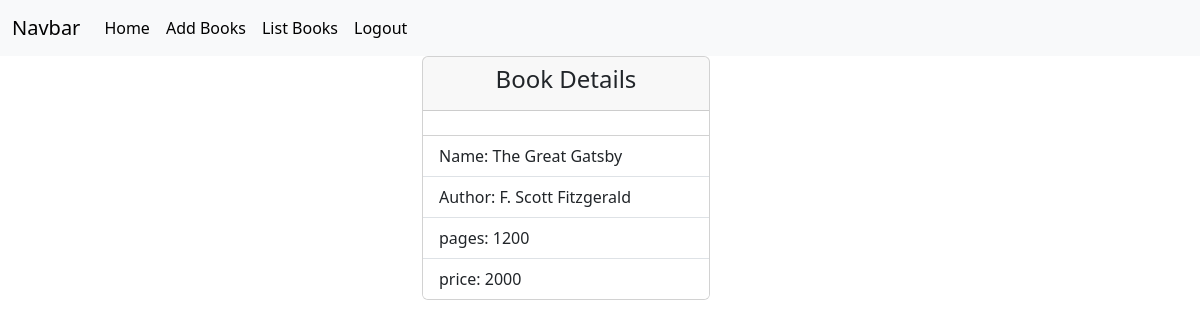
Screenshot of /book/11 (signed in) with the database file from the repository.
### book/models.py (models this page shows, shortened)
class Books(models.Model):
    name=models.CharField(max_length=100)
    author=models.CharField(max_length=100)
    pages=models.PositiveIntegerField()
    price=models.PositiveIntegerField()
    profile_pic=models.ImageField(upload_to="images",null=True)

### book/views.py (the view)
# urls.py: path('book/<int:pk>',views.BookDetailView.as_view(),name="book-details"),
@method_decorator(signin_required,name="dispatch")
class BookDetailView(View):
    def get(self,request,*args,**kwargs):
        id=kwargs.get("pk")
        qs=Books.objects.get(id=id)
        return render(request,"book_detail.html",{"data":qs})

### book/views.py (called while the page is built)
def signin_required(fn):
    def wrapper(request,*args,**kwargs):
        if not request.user.is_authenticated:
            messages.error(request,"invalid session")
            return redirect("signin")
        else:
            return fn(request,*args,**kwargs)
    return wrapper

### book/templates/book_detail.html (shortened to what this page needs)
{%extends 'base.html'%}
{%block body_block%}
    <div class="container">
    <div class="row">
        <div class="col-4"></div>
        <div class="col-4">
            <div>
                <div class="card" style="width: 18rem;">
                    <div class="card-header">
                        <h4 style="text-align: center;">                  Book Details                    </h4>
                    </div>
                    <div>
                    </div>
                    <ul class="list-group list-group-flush">
                      <li class="list-group-item">Name: {{data.name}}</li>
                      <li class="list-group-item">Author: {{data.author}}</li>
                      <li class="list-group-item">pages: {{data.pages}}</li>
                      <li class="list-group-item">price: {{data.price}}</li>
                    </ul>
                  </div>
            </div>
        </div>
        <div class="col-4"></div>
    </div>
    </div>
{%endblock%}

### rows the page displays
Books: name "The Great Gatsby", author "F. Scott Fitzgerald", pages "1200", price "2000"
